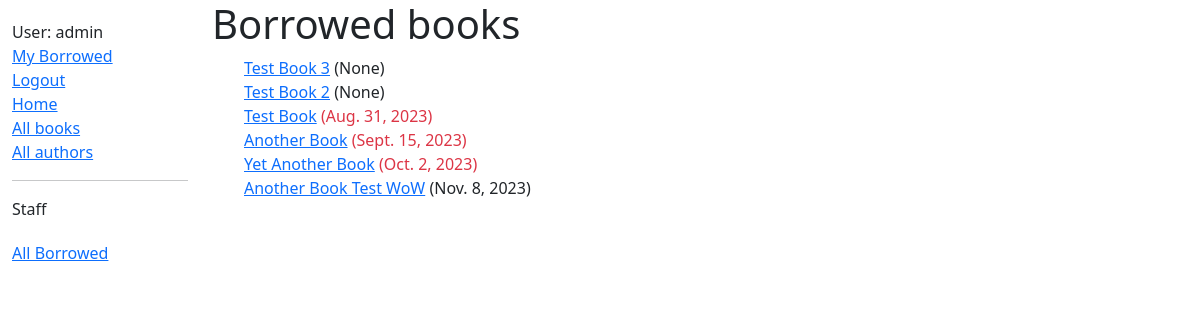
Screenshot of /catalog/allborrowedbooks/ (signed in) with the database file from the repository.
### catalog/models.py (models this page shows, shortened)
class BookInstance(models.Model):
    id = models.UUIDField(primary_key=True, default=uuid.uuid4, help_text='Unique ID for this particular book across whole library')
    book = models.ForeignKey('Book', on_delete=models.RESTRICT, null=True)
    imprint = models.CharField(max_length=200)
    due_back = models.DateField(null=True, blank=True)
    borrower = models.ForeignKey(User, on_delete=models.SET_NULL, null=True, blank=True)
    @property
    def is_overdue(self):
        return bool(self.due_back and date.today() > self.due_back)
    LOAN_STATUS = (
        ('m', 'Maintenance'),
        ('o', 'On loan'),
        ('a', 'Available'),
        ('r', 'Reserved'),
    )
    status = models.CharField(
        max_length=1,
        choices=LOAN_STATUS,
        blank=True,
        default='m',
        help_text='Book availability',
    )
    class Meta:
        ordering = ['due_back']
        permissions = (("can_mark_returned", "Set book as returned"),)

class Book(models.Model):
    title = models.CharField(max_length=200)
    author = models.ForeignKey('Author', on_delete=models.SET_NULL, null=True)
    summary = models.TextField(max_length=1000, help_text='Enter a brief description of the book')
    isbn = models.CharField('ISBN', max_length=13, unique=True, help_text='13 Character <a href="https://www.isbn-international.org/content/what-isbn">ISBN number</a>')
    genre = models.ManyToManyField(Genre, help_text='Select a genre for this book')
    language = models.ManyToManyField(Language, help_text='Select the language this book was written in')
    def display_genre(self):
        """Create a string for the Genre. This is required to display genre in Admin."""
        return ', '.join(genre.name for genre in self.genre.all()[:3])
    display_genre.short_description = 'Genre'
    def display_language(self):
        """Create a string for the Genre. This is required to display genre in Admin."""
        return ', '.join(language.name for language in self.launguage.all()[:3])
    display_language.short_description = 'Language'

### catalog/views.py (the view)
# urls.py: path('allborrowedbooks/', views.MyView.as_view(), name='all-borrowed-books'),
class MyView(PermissionRequiredMixin,generic.ListView):
    model = BookInstance
    permission_required = 'catalog.can_mark_returned'
    template_name = 'catalog/all_borrowed_books.html'

### catalog/templates/catalog/all_borrowed_books.html
{% extends "base_generic.html" %}
{% block content %}
  <h1>Borrowed books</h1>
  {% if bookinstance_list %}
  <ul>
    {% for bookinst in bookinstance_list %}
    <li class="{% if bookinst.is_overdue %}text-danger{% endif %}">
      <a href="{% url 'book-detail' bookinst.book.pk %}">{{ bookinst.book.title }}</a> ({{ bookinst.due_back }})
    </li>
    {% endfor %}
  </ul>
  {% else %}
    <p>There are no books borrowed.</p>
  {% endif %}
{% endblock %}

### catalog/templates/base_generic.html (shortened to what this page needs)
<!DOCTYPE html>
<html lang="en">
  <head>
    <link
      href="https://cdn.jsdelivr.net/npm/bootstrap@5.1.3/dist/css/bootstrap.min.css"
      rel="stylesheet"
 />
    {% load static %}
    <link rel="stylesheet" href="{% static 'css/styles.css' %}" />
  </head>
  <body>
    <div class="container-fluid">
      <div class="row">
        <div class="col-sm-2">
          {% block sidebar %}
            <ul class="sidebar-nav">
              {% if user.is_authenticated %}
                <li>User: {{ user.get_username }}</li>
                <li><a href="{% url 'my-borrowed' %}">My Borrowed</a></li>
                <li><a href="{% url 'logout' %}?next={{ request.path }}">Logout</a></li>
              {% else %}
                <li><a href="{% url 'login' %}?next={{ request.path }}">Login</a></li>
              {% endif %}
              <li><a href="{% url 'index' %}">Home</a></li>
              <li><a href="{% url 'books' %}">All books</a></li>
              <li><a href="{% url 'authors' %}">All authors</a></li>
              {% if user.is_staff %}
                <hr>
                <p>Staff</p>
                <ul class="sidebar-nav">
                {% if perms.catalog.can_mark_returned %}
                  <li><a href="{% url 'all-borrowed-books' %}">All Borrowed</a></li>
                {% endif %}
                </ul>
              {% endif %}
            </ul>
          {% endblock %}
        </div>
        <div class="col-sm-10 ">{% block content %}{% endblock %}
        </div>
      </div>
    </div>
  </body>
</html>

### catalog/static/css/styles.css (style rules this page uses)
.sidebar-nav { margin-top: 20px; padding: 0; list-style: none; }
ul > li { list-style-type: none; }

### rows the page displays
BookInstance: book "Test Book 3", due_back "None"
BookInstance: book "Test Book 2", due_back "None"
BookInstance: book "Test Book", due_back "Aug. 31, 2023"
BookInstance: book "Another Book", due_back "Sept. 15, 2023"
BookInstance: book "Yet Another Book", due_back "Oct. 2, 2023"
BookInstance: book "Another Book Test WoW", due_back "Nov. 8, 2023"

### other values shown
{{ user.get_username }} "admin"
